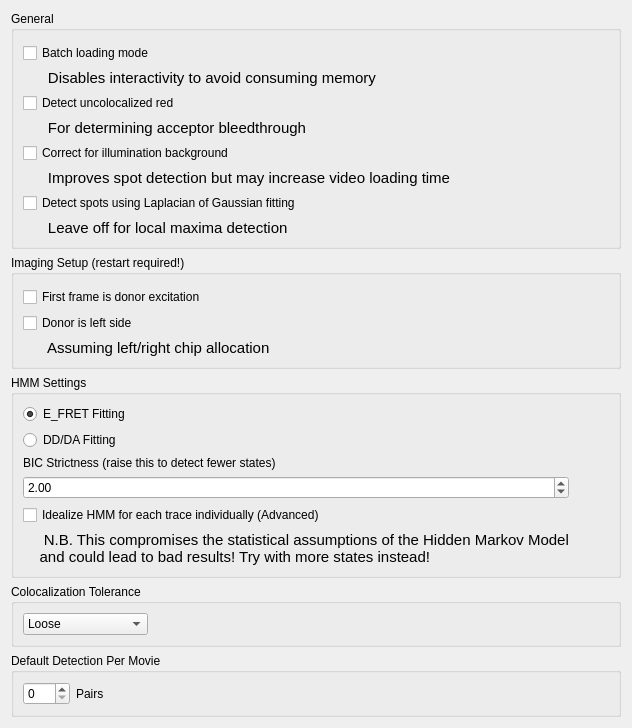
<?xml version="1.0" encoding="UTF-8"?>
<ui version="4.0">
 <class>Preferences</class>
 <widget class="QWidget" name="Preferences">
  <property name="geometry">
   <rect>
    <x>0</x>
    <y>0</y>
    <width>491</width>
    <height>748</height>
   </rect>
  </property>
  <property name="sizePolicy">
   <sizepolicy hsizetype="Preferred" vsizetype="Preferred">
    <horstretch>0</horstretch>
    <verstretch>0</verstretch>
   </sizepolicy>
  </property>
  <property name="minimumSize">
   <size>
    <width>0</width>
    <height>0</height>
   </size>
  </property>
  <property name="windowTitle">
   <string notr="true">Preferences</string>
  </property>
  <property name="statusTip">
   <string notr="true"/>
  </property>
  <property name="whatsThis">
   <string notr="true"/>
  </property>
  <property name="accessibleName">
   <string notr="true"/>
  </property>
  <layout class="QVBoxLayout" name="verticalLayout">
   <property name="sizeConstraint">
    <enum>QLayout::SetFixedSize</enum>
   </property>
   <item>
    <widget class="QGroupBox" name="generalGroup">
     <property name="font">
      <font>
       <weight>50</weight>
       <bold>false</bold>
      </font>
     </property>
     <property name="title">
      <string>General</string>
     </property>
     <property name="flat">
      <bool>false</bool>
     </property>
     <property name="checkable">
      <bool>false</bool>
     </property>
     <layout class="QGridLayout" name="gridLayout_2">
      <property name="topMargin">
       <number>12</number>
      </property>
      <item row="7" column="0">
       <widget class="QCheckBox" name="checkBox_unColocRed">
        <property name="text">
         <string>Detect uncolocalized red</string>
        </property>
       </widget>
      </item>
      <item row="12" column="0">
       <widget class="QLabel" name="label_5">
        <property name="font">
         <font>
          <pointsize>11</pointsize>
         </font>
        </property>
        <property name="text">
         <string>      Leave off for local maxima detection</string>
        </property>
       </widget>
      </item>
      <item row="3" column="0">
       <widget class="QLabel" name="label_4">
        <property name="font">
         <font>
          <pointsize>11</pointsize>
         </font>
        </property>
        <property name="text">
         <string>      Disables interactivity to avoid consuming memory</string>
        </property>
       </widget>
      </item>
      <item row="10" column="0">
       <widget class="QLabel" name="label_2">
        <property name="font">
         <font>
          <pointsize>11</pointsize>
         </font>
        </property>
        <property name="text">
         <string>      Improves spot detection but may increase video loading time</string>
        </property>
       </widget>
      </item>
      <item row="1" column="0">
       <widget class="QCheckBox" name="checkBox_batchLoadingMode">
        <property name="text">
         <string>Batch loading mode</string>
        </property>
       </widget>
      </item>
      <item row="8" column="0">
       <widget class="QLabel" name="label">
        <property name="font">
         <font>
          <pointsize>11</pointsize>
         </font>
        </property>
        <property name="text">
         <string>      For determining acceptor bleedthrough</string>
        </property>
       </widget>
      </item>
      <item row="11" column="0">
       <widget class="QCheckBox" name="checkBox_fitSpots">
        <property name="text">
         <string>Detect spots using Laplacian of Gaussian fitting</string>
        </property>
       </widget>
      </item>
      <item row="9" column="0">
       <widget class="QCheckBox" name="checkBox_illuCorrect">
        <property name="text">
         <string>Correct for illumination background</string>
        </property>
       </widget>
      </item>
     </layout>
    </widget>
   </item>
   <item>
    <widget class="QGroupBox" name="imagingGroup">
     <property name="font">
      <font>
       <weight>50</weight>
       <bold>false</bold>
      </font>
     </property>
     <property name="autoFillBackground">
      <bool>false</bool>
     </property>
     <property name="title">
      <string>Imaging Setup (restart required!)</string>
     </property>
     <property name="flat">
      <bool>false</bool>
     </property>
     <layout class="QGridLayout" name="gridLayout">
      <property name="sizeConstraint">
       <enum>QLayout::SetDefaultConstraint</enum>
      </property>
      <property name="topMargin">
       <number>12</number>
      </property>
      <item row="2" column="0">
       <widget class="QLabel" name="label_7">
        <property name="font">
         <font>
          <pointsize>11</pointsize>
         </font>
        </property>
        <property name="text">
         <string>      Assuming left/right chip allocation</string>
        </property>
       </widget>
      </item>
      <item row="0" column="0">
       <widget class="QCheckBox" name="checkBox_firstFrameIsDonor">
        <property name="text">
         <string>First frame is donor excitation</string>
        </property>
       </widget>
      </item>
      <item row="1" column="0">
       <widget class="QCheckBox" name="checkBox_donorLeft">
        <property name="text">
         <string>Donor is left side</string>
        </property>
       </widget>
      </item>
     </layout>
    </widget>
   </item>
   <item>
    <widget class="QGroupBox" name="hmmGroup">
     <property name="title">
      <string>HMM Settings</string>
     </property>
     <layout class="QGridLayout" name="gridLayout_4">
      <item row="0" column="0">
       <widget class="QRadioButton" name="radioButton_hmm_fitE">
        <property name="text">
         <string>E_FRET Fitting</string>
        </property>
        <property name="checked">
         <bool>true</bool>
        </property>
       </widget>
      </item>
      <item row="1" column="0">
       <widget class="QRadioButton" name="radioButton_hmm_fitDD">
        <property name="text">
         <string>DD/DA Fitting</string>
        </property>
       </widget>
      </item>
      <item row="5" column="0">
       <widget class="QDoubleSpinBox" name="doubleSpinBox_hmm_BIC">
        <property name="minimum">
         <double>0.500000000000000</double>
        </property>
        <property name="maximum">
         <double>5.000000000000000</double>
        </property>
        <property name="singleStep">
         <double>0.500000000000000</double>
        </property>
        <property name="value">
         <double>2.000000000000000</double>
        </property>
       </widget>
      </item>
      <item row="5" column="1">
       <spacer name="horizontalSpacer_2">
        <property name="orientation">
         <enum>Qt::Horizontal</enum>
        </property>
        <property name="sizeHint" stdset="0">
         <size>
          <width>40</width>
          <height>20</height>
         </size>
        </property>
       </spacer>
      </item>
      <item row="6" column="0">
       <widget class="QCheckBox" name="checkBox_hmm_local">
        <property name="text">
         <string>Idealize HMM for each trace individually (Advanced)</string>
        </property>
       </widget>
      </item>
      <item row="4" column="0">
       <widget class="QLabel" name="label_hmm_bic">
        <property name="text">
         <string>BIC Strictness (raise this to detect fewer states)</string>
        </property>
       </widget>
      </item>
      <item row="7" column="0">
       <widget class="QLabel" name="label_hmm_checkbox">
        <property name="font">
         <font>
          <pointsize>11</pointsize>
         </font>
        </property>
        <property name="text">
         <string>     N.B. This compromises the statistical assumptions of the Hidden Markov Model 
    and could lead to bad results! Try with more states instead!</string>
        </property>
       </widget>
      </item>
     </layout>
    </widget>
   </item>
   <item>
    <widget class="QGroupBox" name="groupBox">
     <property name="title">
      <string>Colocalization Tolerance</string>
     </property>
     <property name="flat">
      <bool>true</bool>
     </property>
     <layout class="QGridLayout" name="gridLayout_3">
      <item row="0" column="0">
       <widget class="QComboBox" name="toleranceComboBox">
        <property name="sizePolicy">
         <sizepolicy hsizetype="MinimumExpanding" vsizetype="Fixed">
          <horstretch>0</horstretch>
          <verstretch>0</verstretch>
         </sizepolicy>
        </property>
        <property name="maximumSize">
         <size>
          <width>125</width>
          <height>16777215</height>
         </size>
        </property>
        <property name="sizeAdjustPolicy">
         <enum>QComboBox::AdjustToContents</enum>
        </property>
        <item>
         <property name="text">
          <string>Loose</string>
         </property>
        </item>
        <item>
         <property name="text">
          <string>Moderate</string>
         </property>
        </item>
        <item>
         <property name="text">
          <string>Strict</string>
         </property>
        </item>
       </widget>
      </item>
      <item row="0" column="1">
       <spacer name="horizontalSpacer">
        <property name="orientation">
         <enum>Qt::Horizontal</enum>
        </property>
        <property name="sizeHint" stdset="0">
         <size>
          <width>40</width>
          <height>20</height>
         </size>
        </property>
       </spacer>
      </item>
     </layout>
    </widget>
   </item>
   <item>
    <widget class="QGroupBox" name="groupBox_2">
     <property name="title">
      <string>Default Detection Per Movie</string>
     </property>
     <property name="flat">
      <bool>true</bool>
     </property>
     <layout class="QGridLayout" name="gridLayout_5">
      <item row="0" column="0">
       <widget class="QSpinBox" name="spinBox_autoDetect">
        <property name="maximum">
         <number>999</number>
        </property>
       </widget>
      </item>
      <item row="0" column="2">
       <spacer name="horizontalSpacer_3">
        <property name="orientation">
         <enum>Qt::Horizontal</enum>
        </property>
        <property name="sizeHint" stdset="0">
         <size>
          <width>40</width>
          <height>20</height>
         </size>
        </property>
       </spacer>
      </item>
      <item row="0" column="1">
       <widget class="QLabel" name="label_6">
        <property name="text">
         <string>Pairs</string>
        </property>
       </widget>
      </item>
     </layout>
    </widget>
   </item>
  </layout>
 </widget>
 <tabstops>
  <tabstop>checkBox_batchLoadingMode</tabstop>
  <tabstop>checkBox_unColocRed</tabstop>
  <tabstop>checkBox_illuCorrect</tabstop>
  <tabstop>checkBox_fitSpots</tabstop>
  <tabstop>checkBox_firstFrameIsDonor</tabstop>
  <tabstop>checkBox_donorLeft</tabstop>
  <tabstop>radioButton_hmm_fitE</tabstop>
  <tabstop>radioButton_hmm_fitDD</tabstop>
  <tabstop>doubleSpinBox_hmm_BIC</tabstop>
  <tabstop>checkBox_hmm_local</tabstop>
  <tabstop>toleranceComboBox</tabstop>
  <tabstop>spinBox_autoDetect</tabstop>
 </tabstops>
 <resources/>
 <connections/>
</ui>
